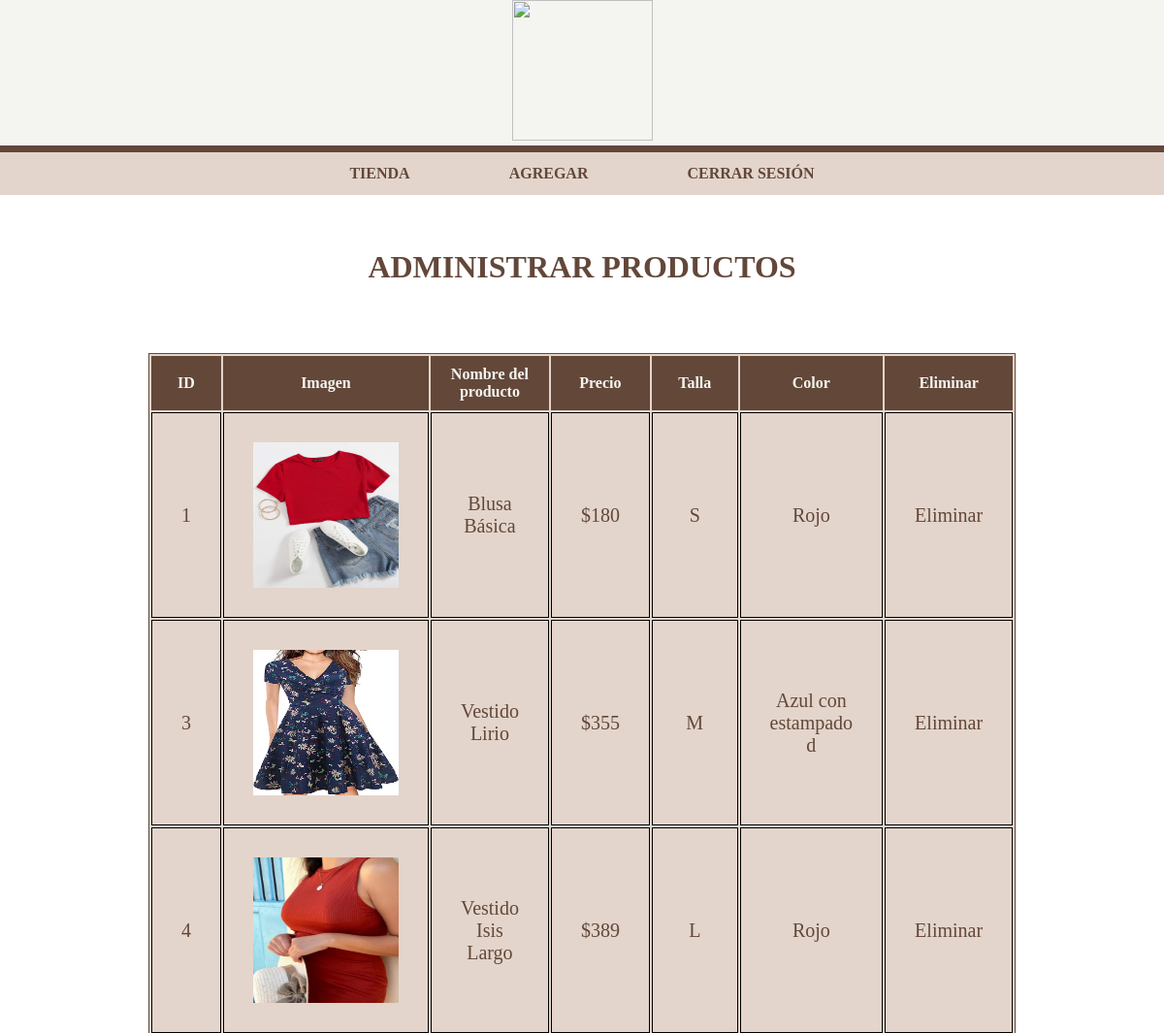
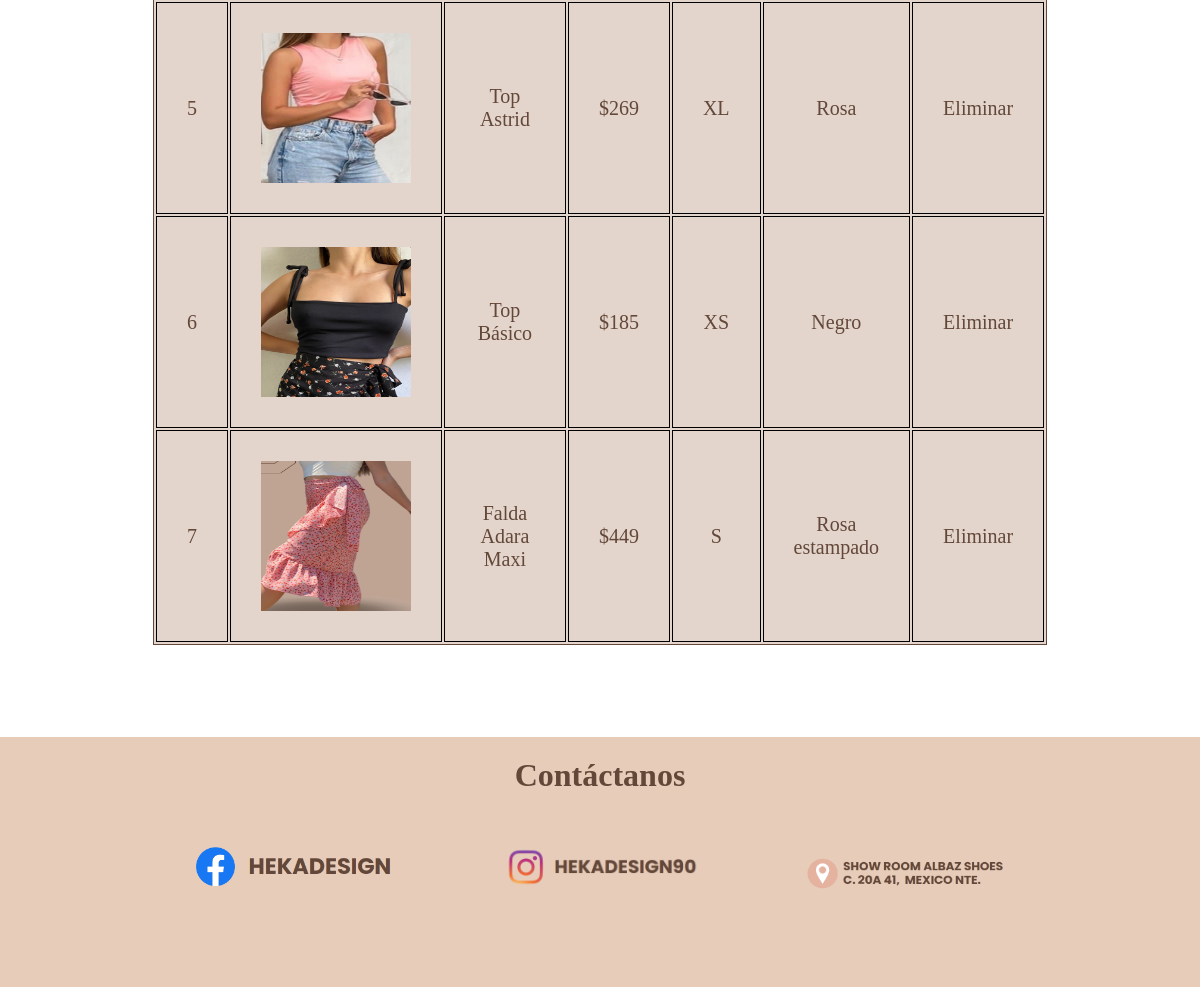
/LOGIN/administrador.php (signed in), run on the app's committed database (2 pictures, top to bottom).
### tables this page shows
CREATE TABLE `productos` (
  `id` int(11) NOT NULL,
  `Nombre` varchar(50) NOT NULL,
  `Precio` float NOT NULL,
  `Talla` varchar(15) NOT NULL,
  `Color` varchar(20) NOT NULL,
  `ruta` varchar(100) NOT NULL
);

### LOGIN/administrador.php (the view, shortened to what this page needs)
<html lang="en">
<head>
    <link rel="stylesheet" href="../CSS/estilo.css">
</head>
<body>
<div class="header">
        <div class="centrar">
            <img class="imgHeka"
                src="https://scontent.fmid2-1.fna.fbcdn.net/v/t39.30808-1/278915286_450348333447927_827587688054686502_n.jpg?stp=dst-jpg_s200x200&_nc_cat=109&ccb=1-7&_nc_sid=c6021c&_nc_eui2=AeHOli_HZfYsD9d0y1jQN7nwzzTjl9SqBCbPNOOX1KoEJg48M2nCy8-RynD7TQzXdNZqgmK3Ge5TUKKryS0tJuKr&_nc_ohc=zrg_U-NX7bwAX9yxkVi&_nc_ht=scontent.fmid2-1.fna&oh=00_AfCTf6Fcjq9gaQBks2G4OeARNYWQN1CNJW8Mmu6DQ0UQaw&oe=6483A495"
                alt="">
        </div>
</div>
 <hr class="hr1" >
        <table class="tabla">
        <tr>
        <th><a class="menu" href="administrador.php">TIENDA</a></th>
        <th><a class="menu" href="agregar.php">AGREGAR</a></th>
        <th><a class="menu" href="cerrarSesion.php">CERRAR SESIÓN</a></th>
        </tr>
    </table><br><br>
    <h1 class="h1">ADMINISTRAR PRODUCTOS</h1>
    <?php
    require "conexion.php";
    $todos_datos = "SELECT * from productos order by id ASC";
    $resultado = mysqli_query($conectar, $todos_datos);
    ?>
    <table class="tabladatos">
        <tr>
            <th>ID</th>
            <th>Imagen</th>
            <th>Nombre del producto</th>
            <th>Precio</th>
            <th>Talla</th>
            <th>Color</th>
            <th>Eliminar</th>
        </tr>
        <?php
        while ($fila = mysqli_fetch_assoc($resultado)) {
            ?>
            <tr>
                <td>
                    <?php echo $fila["id"]; ?>
                </td>
                <td>
                <img class="imagentabla" src="<?php echo $fila["ruta"]; ?>">
                </td>
                <td>
                    <?php echo $fila["Nombre"]; ?>
                </td>
                <td>
                    <?php echo "$".$fila["Precio"]; ?>
                </td>
                <td>
                    <?php echo $fila["Talla"]; ?>
                </td>
                <td>
                    <?php echo $fila["Color"]; ?>
                </td>
                <td><a class="eliminarproducto" href="#" onclick="validar('EliminarProductos.php?id_producto=<?php echo $fila['id']; ?>')">Eliminar</a></td>
            </tr>
            <?php
        }
        ?>
    </table><br><br><br><br>
    <div class="redes">
        <h1 class="h1">Contáctanos</h1><br>
    <div class="centrar">
       <a href="https://www.facebook.com/Hekadesign90" target="_blank"> <img class="imgRedes" src="../IMG/facebook.png" alt=""></a>
       <a href="https://www.instagram.com/hekadesign90/tagged/" target="_blank"> <img class="imgRedes" src="../IMG/instagram.png" alt=""></a>
       <a href="https://www.google.com.mx/maps/place/Albaz+shoes/@21.0108558,-89.6099221,20.16z/data=!4m6!3m5!1s0x8f56775f606442db:0x5d917fd8c70dec40!8m2!3d21.0107952!4d-89.6097682!16s%2Fg%2F11qgfxxx0l?entry=ttu" target="_blank"> <img class="imgRedes" src="../IMG/Ubicacion.png" alt=""></a>
    </div>
    </div>
</body>
</html>

### CSS/estilo.css (style rules this page uses)
* { padding: 0; margin: 0; }
body { max-width: 100%; margin: auto; font-family: Cambria; }
.header { width: 100%; background-color: #f4f5f0; height: 150px; }
.imgHeka { width: 145px; }
.redes { background-color: #e6ccb9; height: 250px; width: 100%; }
.centrar { text-align: center; margin: auto; }
.hr1 { background-color: #634739; height: 5px; border: 1px #634739 solid; }
.tabla { padding: 10px 30px; border: 1px solid #e3d5cb; background-color: #e3d5cb; width: 100%; display: flex; flex-direction: column; align-items: center; }
.menu { text-decoration: none; color: #634739; padding: 10px 50px; }
th { text-align: center; margin: auto; }
.h1 { padding: 20px 50px; color: #634739; font-weight: bold; text-align: center; margin: auto; }
.imgRedes { width: 200px; padding: 10px 50px; }
.tabladatos { border: 1px #634739 solid; margin: auto; width: 800px; background-color: #e3d5cb; margin-bottom: 20px; margin-top: 50px; }
.tabladatos th { background-color: #634739; color: #f4f5f0; text-align: center; padding: 10px 20px; }
.tabladatos td { border: 1px black solid; padding: 30px; text-align: center; color: #634739; font-size: 20px; }
.imagentabla { width: 150px; height: 150px; }
.eliminarproducto { text-align: center; text-decoration: none; color: #634739; }

### data on the page
productos: id "1", ruta (picture), Nombre "Blusa Básica", Precio "180", Talla "S", Color "Rojo"
productos: id "3", ruta (picture), Nombre "Vestido Lirio", Precio "355", Talla "M", Color "Azul con estampado d"
productos: id "4", ruta (picture), Nombre "Vestido Isis Largo", Precio "389", Talla "L", Color "Rojo"
productos: id "5", ruta (picture), Nombre "Top Astrid", Precio "269", Talla "XL", Color "Rosa"
productos: id "6", ruta (picture), Nombre "Top Básico", Precio "185", Talla "XS", Color "Negro"
productos: id "7", ruta (picture), Nombre "Falda Adara Maxi", Precio "449", Talla "S", Color "Rosa estampado"
